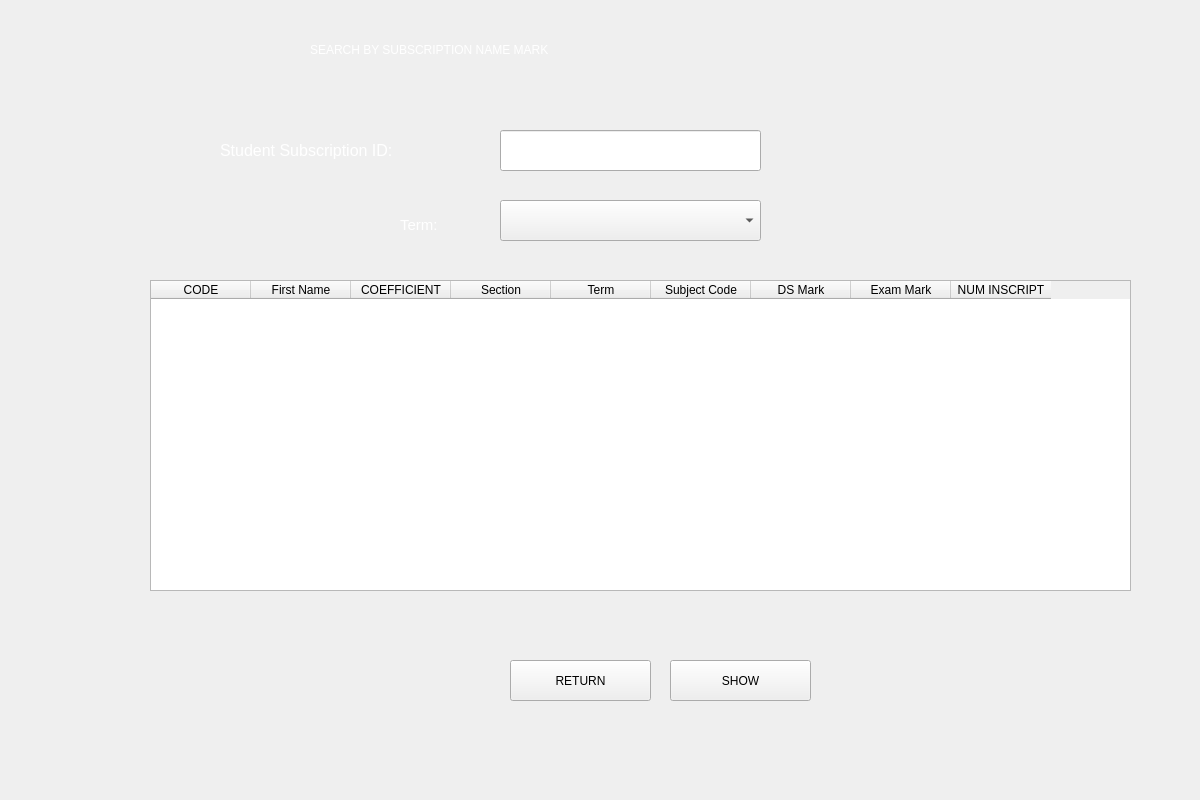
<?xml version="1.0" encoding="UTF-8"?>
<ui version="4.0">
 <class>Form</class>
 <widget class="QWidget" name="Form">
  <property name="geometry">
   <rect>
    <x>0</x>
    <y>0</y>
    <width>1200</width>
    <height>800</height>
   </rect>
  </property>
  <property name="windowTitle">
   <string>Form</string>
  </property>
  <widget class="QPushButton" name="afficher">
   <property name="geometry">
    <rect>
     <x>670</x>
     <y>660</y>
     <width>141</width>
     <height>41</height>
    </rect>
   </property>
   <property name="styleSheet">
    <string notr="true">font: 12pt &quot;Poppins&quot;;</string>
   </property>
   <property name="text">
    <string>SHOW</string>
   </property>
  </widget>
  <widget class="QLabel" name="label">
   <property name="geometry">
    <rect>
     <x>310</x>
     <y>10</y>
     <width>751</width>
     <height>81</height>
    </rect>
   </property>
   <property name="styleSheet">
    <string notr="true">font: 63 18pt &quot;Open Sans Semibold&quot;;</string>
   </property>
   <property name="text">
    <string>&lt;html&gt;&lt;head/&gt;&lt;body&gt;&lt;p&gt;&lt;span style=&quot; color:#FFFFFF;&quot;&gt;SEARCH BY SUBSCRIPTION NAME MARK&lt;/span&gt;&lt;/p&gt;&lt;/body&gt;&lt;/html&gt;</string>
   </property>
  </widget>
  <widget class="QPushButton" name="ok">
   <property name="geometry">
    <rect>
     <x>510</x>
     <y>660</y>
     <width>141</width>
     <height>41</height>
    </rect>
   </property>
   <property name="styleSheet">
    <string notr="true">font: 12pt &quot;Poppins&quot;;</string>
   </property>
   <property name="text">
    <string>RETURN</string>
   </property>
  </widget>
  <widget class="QLabel" name="num">
   <property name="geometry">
    <rect>
     <x>510</x>
     <y>180</y>
     <width>221</width>
     <height>21</height>
    </rect>
   </property>
   <property name="text">
    <string/>
   </property>
  </widget>
  <widget class="QLabel" name="semestre_2">
   <property name="geometry">
    <rect>
     <x>370</x>
     <y>230</y>
     <width>251</width>
     <height>21</height>
    </rect>
   </property>
   <property name="text">
    <string/>
   </property>
  </widget>
  <widget class="QLabel" name="num_inscription4">
   <property name="geometry">
    <rect>
     <x>220</x>
     <y>110</y>
     <width>281</width>
     <height>81</height>
    </rect>
   </property>
   <property name="styleSheet">
    <string notr="true"/>
   </property>
   <property name="text">
    <string>&lt;html&gt;&lt;head/&gt;&lt;body&gt;&lt;p&gt;&lt;span style=&quot; font-size:12pt; color:#FFF;&quot;&gt;Student Subscription ID:&lt;/span&gt;&lt;/p&gt;&lt;/body&gt;&lt;/html&gt;</string>
   </property>
  </widget>
  <widget class="QLineEdit" name="num_inscription">
   <property name="geometry">
    <rect>
     <x>500</x>
     <y>130</y>
     <width>261</width>
     <height>41</height>
    </rect>
   </property>
   <property name="styleSheet">
    <string notr="true"/>
   </property>
  </widget>
  <widget class="QTableWidget" name="tableWidget">
   <property name="geometry">
    <rect>
     <x>150</x>
     <y>280</y>
     <width>981</width>
     <height>311</height>
    </rect>
   </property>
   <column>
    <property name="text">
     <string>CODE</string>
    </property>
   </column>
   <column>
    <property name="text">
     <string>First Name</string>
    </property>
   </column>
   <column>
    <property name="text">
     <string>COEFFICIENT</string>
    </property>
   </column>
   <column>
    <property name="text">
     <string>Section</string>
    </property>
   </column>
   <column>
    <property name="text">
     <string>Term</string>
    </property>
   </column>
   <column>
    <property name="text">
     <string>Subject Code</string>
    </property>
   </column>
   <column>
    <property name="text">
     <string>DS Mark</string>
    </property>
   </column>
   <column>
    <property name="text">
     <string>Exam Mark</string>
    </property>
   </column>
   <column>
    <property name="text">
     <string>NUM INSCRIPT</string>
    </property>
   </column>
  </widget>
  <widget class="QLabel" name="label_6">
   <property name="geometry">
    <rect>
     <x>400</x>
     <y>210</y>
     <width>81</width>
     <height>31</height>
    </rect>
   </property>
   <property name="text">
    <string>&lt;html&gt;&lt;head/&gt;&lt;body&gt;&lt;p&gt;&lt;span style=&quot; font-size:11pt; color:#fff;&quot;&gt;Term:&lt;/span&gt;&lt;/p&gt;&lt;/body&gt;&lt;/html&gt;</string>
   </property>
  </widget>
  <widget class="QComboBox" name="semestre">
   <property name="geometry">
    <rect>
     <x>500</x>
     <y>200</y>
     <width>261</width>
     <height>41</height>
    </rect>
   </property>
   <property name="styleSheet">
    <string notr="true"/>
   </property>
   <item>
    <property name="text">
     <string/>
    </property>
   </item>
   <item>
    <property name="text">
     <string>1</string>
    </property>
   </item>
   <item>
    <property name="text">
     <string>2</string>
    </property>
   </item>
  </widget>
  <widget class="QLabel" name="semestre_3">
   <property name="geometry">
    <rect>
     <x>510</x>
     <y>250</y>
     <width>251</width>
     <height>21</height>
    </rect>
   </property>
   <property name="text">
    <string/>
   </property>
  </widget>
  <widget class="QLabel" name="label_3">
   <property name="geometry">
    <rect>
     <x>-220</x>
     <y>-10</y>
     <width>1441</width>
     <height>881</height>
    </rect>
   </property>
   <property name="text">
    <string/>
   </property>
   <property name="pixmap">
    <pixmap>bg.jpg</pixmap>
   </property>
   <property name="scaledContents">
    <bool>true</bool>
   </property>
  </widget>
 
  <zorder>label_3</zorder>
  <zorder>afficher</zorder>
  <zorder>label</zorder>
  <zorder>ok</zorder>
  <zorder>num</zorder>
  <zorder>semestre_2</zorder>
  <zorder>num_inscription4</zorder>
  <zorder>num_inscription</zorder>
  <zorder>tableWidget</zorder>
  <zorder>label_6</zorder>
  <zorder>semestre</zorder>
  <zorder>semestre_3</zorder>
  <zorder>label_10</zorder>
 </widget>
 <resources/>
 <connections/>
</ui>
